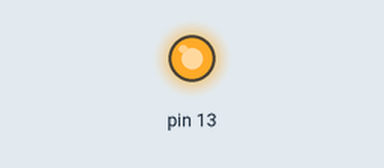
Bench run of a sketch on a simulated Arduino Uno, built with avr-gcc and run on an emulated ATmega328P. Parts: output pins drawn as LEDs (lit = HIGH). What the sketch prints to the serial monitor is not drawn.

Above: at 1.0 s.
At 5.5 s:
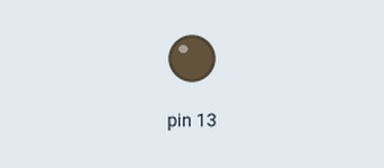
Timing chart, 0 to 6.9 s (numbered marks = the images above):
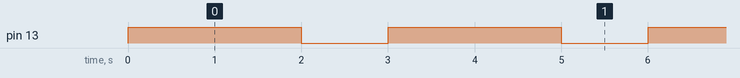

Measured:
- by itself, pin 13: alternates HIGH for 2.0 s and LOW for 1.0 s

The sketch:

func_pointer_example.ino
```cpp
int a = 0;

void blink1()
{
  for(int i=0;i<6;i++)
  {
      digitalWrite(13, HIGH);
  delay(200);
  digitalWrite(13, LOW);
  delay(200);
  }
}

void blink2()
{
  for(int i=0;i<6;i++)
  {
      digitalWrite(13, HIGH);
  delay(2000);
  digitalWrite(13, LOW);
  delay(1000);
  }
}

void do3()
{
  Serial.println("Gotcha!!");
}

void (*menu_funcs[3])() = {blink1,blink2,do3};

void setup() {
  // put your setup code here, to run once:
  pinMode(13, OUTPUT);
  Serial.begin(9600);
}

void loop() {
  // put your main code here, to run repeatedly:
  (*menu_funcs[1])();
  run_func(do3);
}

void run_func(void (&func)())// this part is useful when developing library
{
  func();
}
```
